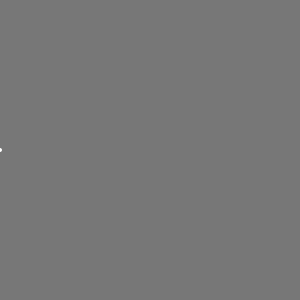
Frame 1 (no input)
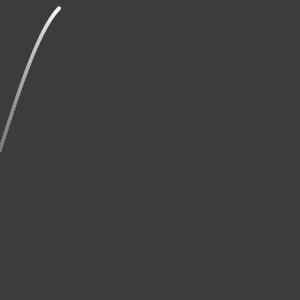
Frame 60 (the mouse pressed at the canvas centre just before this capture)
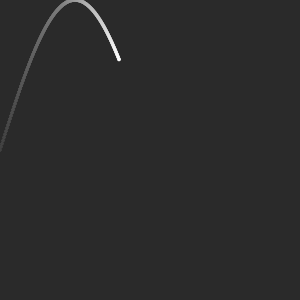
Frame 120 (the mouse held since frame 60 and released just before this capture)

The Processing sketch that drew these frames (run headless with seeded random() and noise(); from frame 60 on, the mouse is pressed at the canvas centre):

// Processing sketch: processing_115139
// ── processing_115139.pde

float x, y;
float _x, _y;

void setup(){
  size(300, 300);
  background(120);
  noStroke();
  ellipseMode(CENTER);
  x = 0.0;
  y = 0.0;
}

void draw() {
  fill(0, 3);
  rect(0, 0, width, height);
  _x = map(x, 0, width, -PI, PI);
  _y = map(sin(_x), -1, 1, 0, height);
  fill(255);
  ellipse(x, _y, 4, 4);
  x = ++x % width;
}
